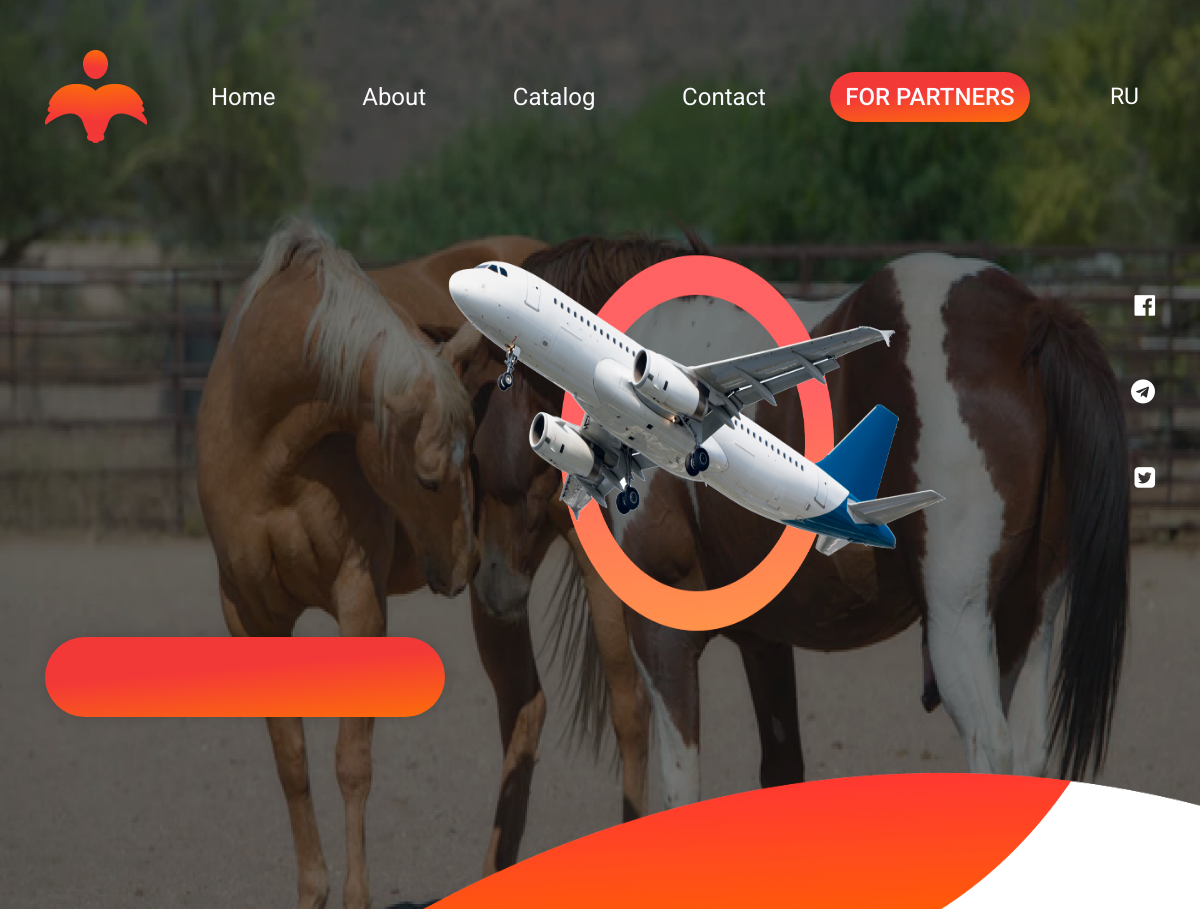
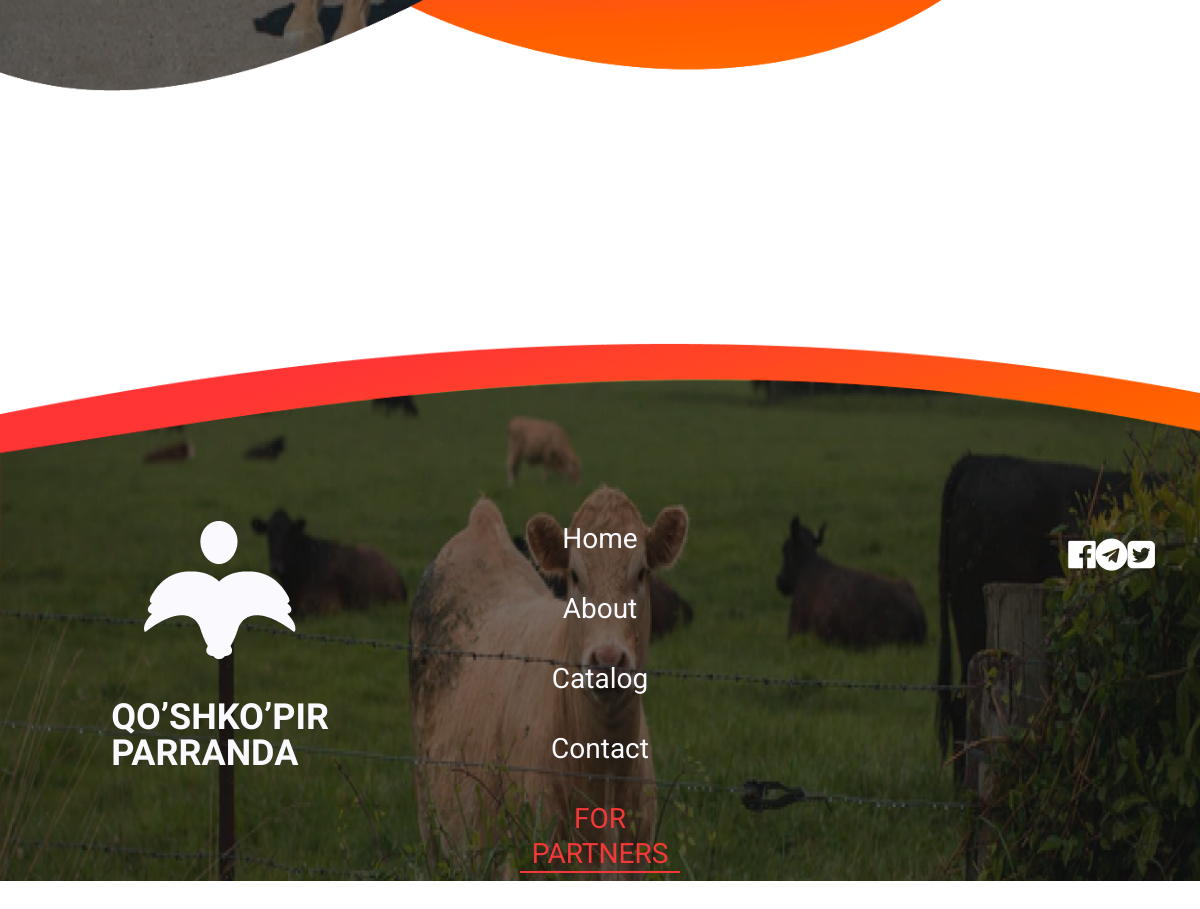
Screenshot of /ru/partner/ with the database file from the repository (2 pictures, top to bottom).
### appmain/models.py (models this page shows, shortened)
class Menu(models.Model):
    name = models.CharField(max_length=100)
    url = models.CharField(max_length=100)
    class Meta:
        verbose_name = 'Меню'
        verbose_name_plural = 'Меню'
    def get_absolute_url(self):
        return reverse(self.url)

### appmain/views.py (the view)
# urls.py: path('partner/', PartnerPageViews.as_view(), name='partner'),
class PartnerPageViews(ListView):
    queryset = PartnerPage.objects.all()
    template_name = 'partner.html'
    context_object_name = 'partnerpage'

### appmain/context_processors.py (called while the page is built)
def myview(request):
    menu = Menu.objects.all()
    context = {'config': config,
               'menu': menu}
    return context

### appmain/templatetags/tags.py (called while the page is built)
@register.filter
def translate(name, url):
    return config.__getattr__(name + url.split('/')[1])

### templates/partner.html (shortened to what this page needs)
{% extends 'base.html' %}
{% load tags %}
{% load static %}
{% block bg_image %}
    partner
{% endblock %}
{% block header %}
    <div class="container">
        <div class="row d-flex  align-items-center">
            <div class="col-6 col-md-5">
                <div class="partner-descr">
                    <br>
                    <br>
                    {{ 'PARTNER_3_'|translate:request.path }}<br>
                    {{ 'PARTNER_4_'|translate:request.path }}<br>
                </div>
            </div>
            <div class="col-1 offset-5 col-md-1 offset-md-6">
                <ul class='partner-icons'>
                    <li><a href="#"><i class="fa fa-facebook-official" aria-hidden="true"></i></a></li>
                    <li><a href="#"><i class="fa fa-telegram" aria-hidden="true"></i></a></li>
                    <li><a href="#"><i class="fa fa-twitter-square" aria-hidden="true"></i></a></li>
                </ul>
            </div>
        </div>
        <div class="partner-btn">
            <a href="{% url 'contact' %}">
                <button> {{ 'PARTNER_6_'|translate:request.path }}</button>
            </a>
        </div>
    </div>
{% endblock %}

### templates/base.html (shortened to what this page needs)
{% load tags %}
{% load static i18n %}
<!DOCTYPE html>
<html lang="en">
<head>
    <link rel="stylesheet" href="{% static 'css/bootstrap.min.css' %}">
    <link rel="stylesheet" href="{% static 'css/style.min.css' %}">
    <link rel="stylesheet" href="{% static 'css/for.language.css' %}">
    <link rel="stylesheet" href="https://stackpath.bootstrapcdn.com/font-awesome/4.7.0/css/font-awesome.min.css">
</head>
<body>
<section class="{% block bg_image %} {% endblock %}">
    <header>
        <div class="container">
            <nav class='header-nav d-flex align-items-center'>
                <img src="{% static 'img/logo/logo.png' %}" alt="" class="logo">
                <ul class='menu d-flex justify-content-between align-items-center'>
                    {% for menu_item in menu %}
                        {% if menu_item.url != 'partner' %}
                            <li class="{% if request.path_info == menu_item.get_absolute_url %} activ {% endif %}"><a
                                    href="{{ menu_item.get_absolute_url }}">{{ menu_item.name }}</a>
                            </li>
                        {% endif %}
                    {% endfor %}
                </ul>
                {% for menu_item in menu %}
                    {% if menu_item.url == 'partner' %}
                        <a href="{{ menu_item.get_absolute_url }}">
                            <button class='menu-btn' style="color: #FAFAFE">{{ menu_item.name }}
                            </button>
                        </a>
                    {% endif %}
                {% endfor %}
                <ul class='lang '>
                    <li>
                        {% get_current_language as LANGUAGE_CODE %}
                        {% get_available_languages as LANGUAGES %}
                        {% get_language_info_list for LANGUAGES as languages %}
                        <div class="languages">
                            <ul class="lang">
                                <div style="background: none" class="dropdown">
                                    <b>
                                        <button style="background: none; font:23px Roboto, sans-serif"
                                                class="dropbtn">{{ LANGUAGE_CODE|upper }}
                                        </button>
                                    </b>
                                </div>
                            </ul>
                        </div>
                    </li>
                </ul>
            </nav>
        </div>
    </header>
    {% block header %}
    {% endblock %}
</section>
<footer>
    <div class="container">
        <div class="row">
            <div class="col-2 offset-1 col-md-2 d-flex align-items-center flex-column">
                <div class="footer-logo">
                    <a href="#">
                        <img src="{% static 'img/logo/footer-logo.png' %}" alt="">
                    </a>
                </div>
                <div class="footer-label">
                    QO’SHKO’PIR
                    PARRANDA
                </div>
            </div>
            <div class="col-2 offset-2 col-md-2 offset-md-2 d-flex align-items-center flex-column">
                <nav class='footer-menu'>
                    <ul>
                        {% for menu_item in menu %}
                            <li class="{% if request.path_info == menu_item.get_absolute_url %} activ {% endif %}"><a
                                    href="{{ menu_item.get_absolute_url }}">{{ menu_item.name }}</a>
                            </li>
                        {% endfor %}
                    </ul>
                </nav>
            </div>
            <div class="col-3 offset-2 col-md-3 offset-md-2 d-flex align-items-end flex-column">
                <div class="footer-sot">
                    <ul>
                        <li><a href="#"><i class="fa fa-facebook-official" aria-hidden="true"></i></a></li>
                        <li><a href="#"><i class="fa fa-telegram" aria-hidden="true"></i></a></li>
                        <li><a href="#"><i class="fa fa-twitter-square" aria-hidden="true"></i></a></li>
                    </ul>
                </div>
            </div>
        </div>
    </div>
</footer>
</body>
</html>

### static/css/for.language.css (style rules this page uses)
.dropbtn { background-color: black; color: white; padding: 16px; font-size: 16px; border: none; }
.dropdown { position: relative; display: inline-block; }

### rows the page displays
Menu: name "Home"
Menu: name "About"
Menu: name "Catalog"
Menu: name "Contact"
Menu: name "FOR PARTNERS"

### other values shown
{{ LANGUAGE_CODE|upper }} "RU"
